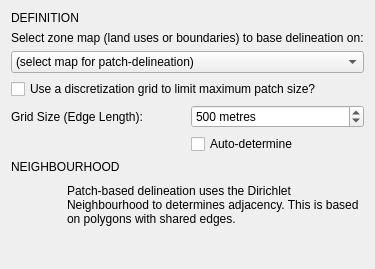
            <widget class="QWidget" name="scrollAreaWidgetContents_3">
             <property name="geometry">
              <rect>
               <x>0</x>
               <y>0</y>
               <width>334</width>
               <height>269</height>
              </rect>
             </property>
             <layout class="QVBoxLayout" name="verticalLayout_9">
              <item>
               <widget class="QLabel" name="pbb_title">
                <property name="enabled">
                 <bool>true</bool>
                </property>
                <property name="whatsThis">
                 <string>Width of the square cell in the city grid in metres</string>
                </property>
                <property name="text">
                 <string>DEFINITION</string>
                </property>
               </widget>
              </item>
              <item>
               <widget class="QWidget" name="patch_widget" native="true">
                <property name="enabled">
                 <bool>true</bool>
                </property>
                <layout class="QGridLayout" name="gridLayout_6">
                 <property name="leftMargin">
                  <number>0</number>
                 </property>
                 <property name="topMargin">
                  <number>0</number>
                 </property>
                 <property name="rightMargin">
                  <number>0</number>
                 </property>
                 <property name="bottomMargin">
                  <number>0</number>
                 </property>
                 <item row="5" column="1">
                  <widget class="QSpinBox" name="patch_discretize_grid_spin">
                   <property name="enabled">
                    <bool>true</bool>
                   </property>
                   <property name="minimumSize">
                    <size>
                     <width>100</width>
                     <height>0</height>
                    </size>
                   </property>
                   <property name="toolTip">
                    <string>&lt;!DOCTYPE HTML PUBLIC &quot;-//W3C//DTD HTML 4.0//EN&quot; &quot;http://www.w3.org/TR/REC-html40/strict.dtd&quot;&gt;
&lt;html&gt;&lt;head&gt;&lt;meta name=&quot;qrichtext&quot; content=&quot;1&quot; /&gt;&lt;style type=&quot;text/css&quot;&gt;
p, li { white-space: pre-wrap; }
&lt;/style&gt;&lt;/head&gt;&lt;body style=&quot; font-family:'MS Shell Dlg 2'; font-size:8.25pt; font-weight:400; font-style:normal;&quot;&gt;
&lt;p style=&quot; margin-top:0px; margin-bottom:0px; margin-left:0px; margin-right:0px; -qt-block-indent:0; text-indent:0px;&quot;&gt;&lt;span style=&quot; font-size:8pt;&quot;&gt;Width of the square cell in the city grid in metres&lt;/span&gt;&lt;/p&gt;&lt;/body&gt;&lt;/html&gt;</string>
                   </property>
                   <property name="suffix">
                    <string> metres</string>
                   </property>
                   <property name="minimum">
                    <number>200</number>
                   </property>
                   <property name="maximum">
                    <number>5000</number>
                   </property>
                   <property name="singleStep">
                    <number>50</number>
                   </property>
                   <property name="value">
                    <number>500</number>
                   </property>
                  </widget>
                 </item>
                 <item row="6" column="1">
                  <widget class="QCheckBox" name="patch_discretize_grid_auto">
                   <property name="enabled">
                    <bool>true</bool>
                   </property>
                   <property name="toolTip">
                    <string>An automatic algorithm that determines a suitable block size based on the map for computational efficiency.</string>
                   </property>
                   <property name="text">
                    <string>Auto-determine</string>
                   </property>
                  </widget>
                 </item>
                 <item row="1" column="0" colspan="2">
                  <widget class="QComboBox" name="patch_data_zoneombo">
                   <item>
                    <property name="text">
                     <string>(select map for patch-delineation)</string>
                    </property>
                   </item>
                  </widget>
                 </item>
                 <item row="4" column="0" colspan="2">
                  <widget class="QCheckBox" name="patch_discretize_grid_check">
                   <property name="text">
                    <string>Use a discretization grid to limit maximum patch size?</string>
                   </property>
                  </widget>
                 </item>
                 <item row="5" column="0">
                  <widget class="QLabel" name="patch_discretize_grid_lbl">
                   <property name="enabled">
                    <bool>true</bool>
                   </property>
                   <property name="whatsThis">
                    <string>Width of the square cell in the city grid in metres</string>
                   </property>
                   <property name="text">
                    <string>Grid Size (Edge Length):</string>
                   </property>
                  </widget>
                 </item>
                 <item row="0" column="0" colspan="2">
                  <widget class="QLabel" name="patch_data_lbl">
                   <property name="enabled">
                    <bool>true</bool>
                   </property>
                   <property name="whatsThis">
                    <string>Width of the square cell in the city grid in metres</string>
                   </property>
                   <property name="text">
                    <string>Select zone map (land uses or boundaries) to base delineation on:</string>
                   </property>
                  </widget>
                 </item>
                </layout>
               </widget>
              </item>
              <item>
               <widget class="QLabel" name="pbb_neigh_title">
                <property name="enabled">
                 <bool>true</bool>
                </property>
                <property name="whatsThis">
                 <string>Width of the square cell in the city grid in metres</string>
                </property>
                <property name="text">
                 <string>NEIGHBOURHOOD</string>
                </property>
               </widget>
              </item>
              <item>
               <widget class="QWidget" name="pbb_neigh_frame" native="true">
                <property name="enabled">
                 <bool>true</bool>
                </property>
                <layout class="QGridLayout" name="gridLayout_12">
                 <property name="leftMargin">
                  <number>0</number>
                 </property>
                 <property name="topMargin">
                  <number>0</number>
                 </property>
                 <property name="rightMargin">
                  <number>0</number>
                 </property>
                 <property name="bottomMargin">
                  <number>0</number>
                 </property>
                 <item row="0" column="0">
                  <widget class="QLabel" name="img_borders_4">
                   <property name="enabled">
                    <bool>true</bool>
                   </property>
                   <property name="minimumSize">
                    <size>
                     <width>50</width>
                     <height>50</height>
                    </size>
                   </property>
                   <property name="maximumSize">
                    <size>
                     <width>50</width>
                     <height>50</height>
                    </size>
                   </property>
                   <property name="text">
                    <string/>
                   </property>
                   <property name="pixmap">
                    <pixmap resource="../../../../../Dropbox/UrbanBEATS Master Project/graphics/ubeats.qrc">:/images/images/md_spatial_patchedges.png</pixmap>
                   </property>
                  </widget>
                 </item>
                 <item row="0" column="1">
                  <widget class="QLabel" name="pbb_neigh_descr">
                   <property name="enabled">
                    <bool>true</bool>
                   </property>
                   <property name="text">
                    <string>&lt;html&gt;&lt;head/&gt;&lt;body&gt;&lt;p&gt;Patch-based delineation uses the Dirichlet Neighbourhood to determines adjacency. This is based on polygons with shared edges.&lt;/p&gt;&lt;/body&gt;&lt;/html&gt;</string>
                   </property>
                   <property name="wordWrap">
                    <bool>true</bool>
                   </property>
                  </widget>
                 </item>
                </layout>
               </widget>
              </item>
              <item>
               <spacer name="verticalSpacer_3">
                <property name="orientation">
                 <enum>Qt::Vertical</enum>
                </property>
                <property name="sizeHint" stdset="0">
                 <size>
                  <width>20</width>
                  <height>40</height>
                 </size>
                </property>
               </spacer>
              </item>
             </layout>
            </widget>
